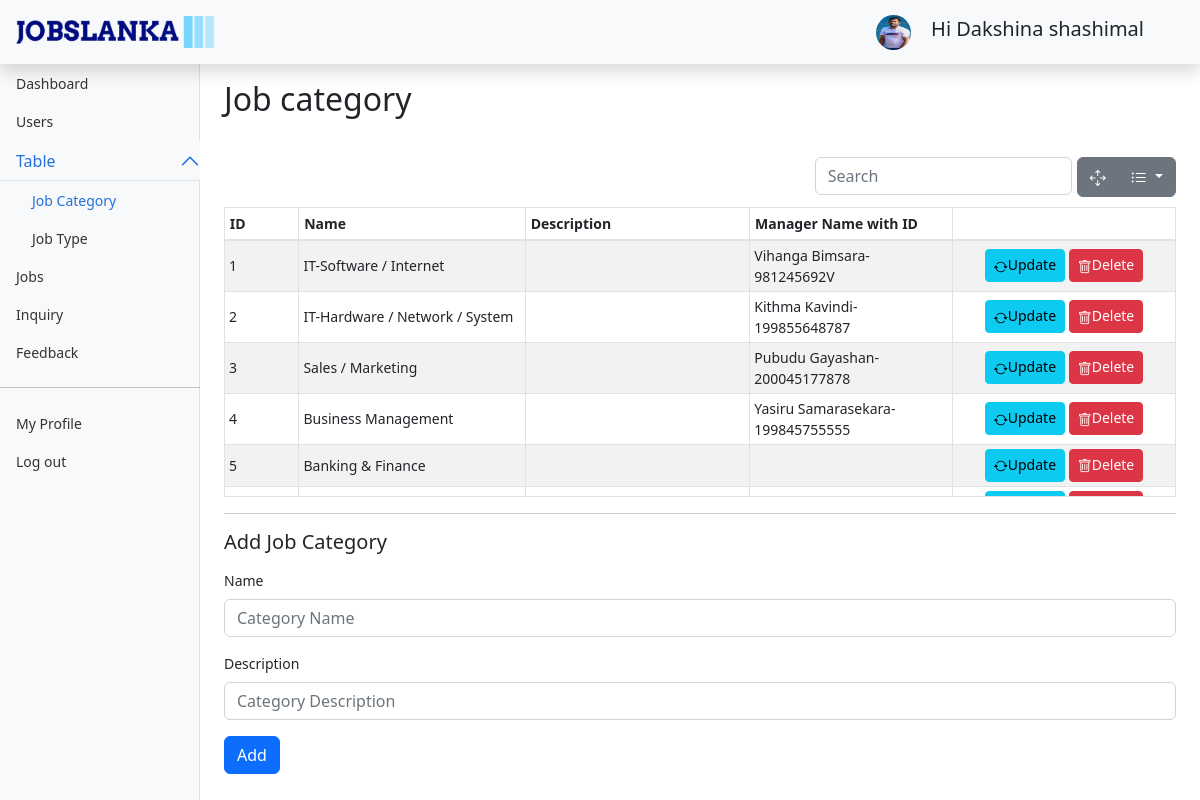
Page /Admin/jobCategory.php (signed in) on the committed database.
### tables this page shows
CREATE TABLE `job_category` (
  `id` int(11) NOT NULL,
  `name` varchar(50) NOT NULL,
  `description` varchar(200) DEFAULT NULL,
  `manager_id` varchar(12) DEFAULT NULL,
  `isactive` int(11) NOT NULL
);

CREATE TABLE `staff` (
  `nic` varchar(12) NOT NULL,
  `name` varchar(100) NOT NULL,
  `address` varchar(200) NOT NULL,
  `email` varchar(50) NOT NULL,
  `phone_no` varchar(10) NOT NULL,
  `gender` char(1) NOT NULL,
  `password` varchar(35) NOT NULL,
  `image` text DEFAULT NULL,
  `job_role_id` int(11) NOT NULL,
  `isactive` int(11) NOT NULL
);

### Admin/jobCategory.php (the view, shortened to what this page needs)
<?php require "../DBCon.php";
require "../fillCombo.php";
if(isset($_SESSION['userInfo']) && $_SESSION['userInfo']['job_role_id']==1){
?>
<!doctype html>
<html lang="en">
  <head>
    <link href="../assets/css/bootstrap.min.css" rel="stylesheet">
    <link href="..\assets\css\jobslanka.css" rel="stylesheet">
    <link href="..\assets\css\dashboard.css" rel="stylesheet">
    <link href="..\assets\css\bootstrap-table.min.css" rel="stylesheet">
    <link href="..\assets\css\bootstrap-table-sticky-header.css" rel="stylesheet">
    <link rel="stylesheet" href="https://cdn.jsdelivr.net/npm/bootstrap-icons@1.7.2/font/bootstrap-icons.css">
</head>
<body>
<header class="navbar navbar-dark sticky-top bg-light flex-md-nowrap p-0 shadow">
  <a href="..\index.php" class="d-flex align-items-center mb-3 mb-md-0 pv-3 px-3 me-md-auto link-dark text-decoration-none">
                  <img src="..\Images\logo_noBack.png"
                    style="width: 200px;"  class="pb-3 py-3" alt="logo">
        </a>
  <div class="navbar-nav">
    <div class="nav-item text-nowrap mx-5">
    <img src="../Uploads/ProfilePics/<?php echo $_SESSION['userInfo']['image']; ?>" alt="" width="35" height="35" class="rounded-circle me-2">
    <span class=" mx-2 pt-2 lead">Hi <?php echo $_SESSION['userInfo']['name']; ?> </span>
    </div>
  </div>
</header>
<div class="container-fluid">
  <div class="row">
    <nav id="sidebarMenu" class="col-md-3 col-lg-2 d-md-block bg-light sidebar collapse">
      <div class="position-sticky pt-3 sidebar-sticky">
        <ul class="nav flex-column">
          <li class="nav-item">
            <a class="nav-link " aria-current="page" href="adminDash.php">
              Dashboard
            </a>
          </li>
          <li class="nav-item">
            <a class="nav-link" href="users.php">
              Users
            </a>
          </li>
          <li class="nav-item">
          <div class="accordion"id="ac1" >
            <div class="">
                  <button class="accordion-button py-0 px-0 bg-light" type="button" data-bs-toggle="collapse" data-bs-target="#collapseOne"
                      aria-expanded="true" aria-controls="collapseOne">
                      <a class="nav-link active" href="#">
                        Table
                      </a>
                  </button>
              <div id="collapseOne" class="accordion-collapse collapse show" data-bs-parent="#ac1">
                  <div class=" py-0 px-3">
                      <ul class="nav flex-column">
                        <li class="nav-item">
                          <a class="nav-link active" href="jobCategory.php">
                            Job Category
                          </a>
                        </li>
                        <li class="nav-item">
                          <a class="nav-link" href="jobType.php">
                            Job Type
                          </a>
                        </li>
                      </ul>
                  </div>
              </div>
            </div>
          </div>
          </li>
          <li class="nav-item">
            <a class="nav-link" href="#">
              Jobs
            </a>
          </li>
          <li class="nav-item">
            <a class="nav-link" href="inquiry.php">
              Inquiry
            </a>
          </li>
          <li class="nav-item">
            <a class="nav-link" href="#">
              Feedback
            </a>
          </li>
          <hr/>
          <li class="nav-item">
            <a class="nav-link" href="#">
              My Profile
            </a>
          </li>
          <li class="nav-item">
            <a class="nav-link" href="ad-logout.php">
              Log out
            </a>
          </li>
        </ul>
      </div>
    </nav>
    <main class="col-md-9 ms-sm-auto col-lg-10 px-md-4">
    <h1 class="h2 mt-3">Job category</h1></br>
    <div class="row">
        <div class="table-responsive" >
            <table class="table table-striped table-sm " data-show-columns="true" data-height="350" id="jCat" data-unique-id="id">
              <thead >
                <tr>
                  <th scope="col" class="col-1 " data-field="id">ID</th>
                  <th scope="col" class="col-3 ">Name</th>
                  <th scope="col" class="col-3 ">Description</th>
                  <th scope="col" class="col-2 ">Manager Name with ID</th>
                </tr>
              </thead>
              <tbody>
                <?php
                $sql= "select j.*,s.name as managerName from job_category as j left join staff as s on j.manager_id =s.nic where j.isactive=1 ";
                $result = mysqli_query($con,$sql);
                while($row=mysqli_fetch_assoc($result)){
                    ?>
                <tr>
                  <td><?php echo $row['id']; ?></td>
                  <td><?php echo $row['name']; ?></td>
                  <td><?php echo $row['description']; ?></td>
                  <td><?php
                  if($row['managerName']!="")
                    echo $row['managerName']."-".$row['manager_id']; ?></td>
                  <td class="text-center">
                  <button type="button" class="btn btn-info btn-sm"  onclick="openUpdateModel(<?php echo $row['id']; ?>)" ><i class="bi bi-arrow-repeat"></i>Update</button>
                  <button type="button" class="btn btn-danger btn-sm" onclick="openDeleteModel(<?php echo $row['id']; ?>)"  ><i class="bi bi-trash"></i>Delete</button>
                  </td>
                </tr>
                <?php }
                ?>
              </tbody>
            </table>
          </div>
    </div>
    <hr>
    <h5 class="mb-3">Add Job Category</h5>
    <div class="row">
    <form method="POST" action="" class="needs-validation" novalidate>
    <div class="col-12 mb-3">
              <label  class="form-label">Name</label>
              <input type="text" class="form-control" id="aname" name="aname" placeholder="Category Name" value="" required>
    </div>
    <div class="col-12 mb-3">
              <label  class="form-label">Description</label>
              <input type="text" class="form-control" id="adescription" name="adescription" placeholder="Category Description" value="" >
    </div>
    <div class="row ">
        <div class="col-12 mb-3">
            <input class=" btn btn-primary btn-md" name="add" type="submit"  value="Add">
        </div>
    </div>
    </form>
    </div>
    </main>
  </div>
  </div>
  </body>
</html>
<?php
}else{
  header("location: index.php");
}
?>

### assets/css/dashboard.css (style rules this page uses)
body { font-size: .875rem; }
.sidebar { position: fixed; top: 0; bottom: 0; left: 0; z-index: 100; padding: 48px 0 0; box-shadow: inset -1px 0 0 rgba(0, 0, 0, .1); }
.sidebar-sticky { height: calc(100vh - 48px); overflow-x: hidden; overflow-y: auto; }
.sidebar .nav-link { font-weight: 500; color: #333; }
.sidebar .nav-link.active { color: #2470dc; }
.bi { vertical-align: -.125em; fill: currentColor; }

### rows in the picture
job_category: id "1", name "IT-Software / Internet", manager.name "Vihanga Bimsara", manager "981245692V"
job_category: id "2", name "IT-Hardware / Network / System", manager.name "Kithma Kavindi", manager "199855648787"
job_category: id "3", name "Sales / Marketing", manager.name "Pubudu Gayashan", manager "200045177878"
job_category: id "4", name "Business Management", manager.name "Yasiru Samarasekara", manager "199845755555"
job_category: id "5", name "Banking & Finance"

### other values in the picture
$_SESSION['userInfo']['name'] "Dakshina shashimal"
